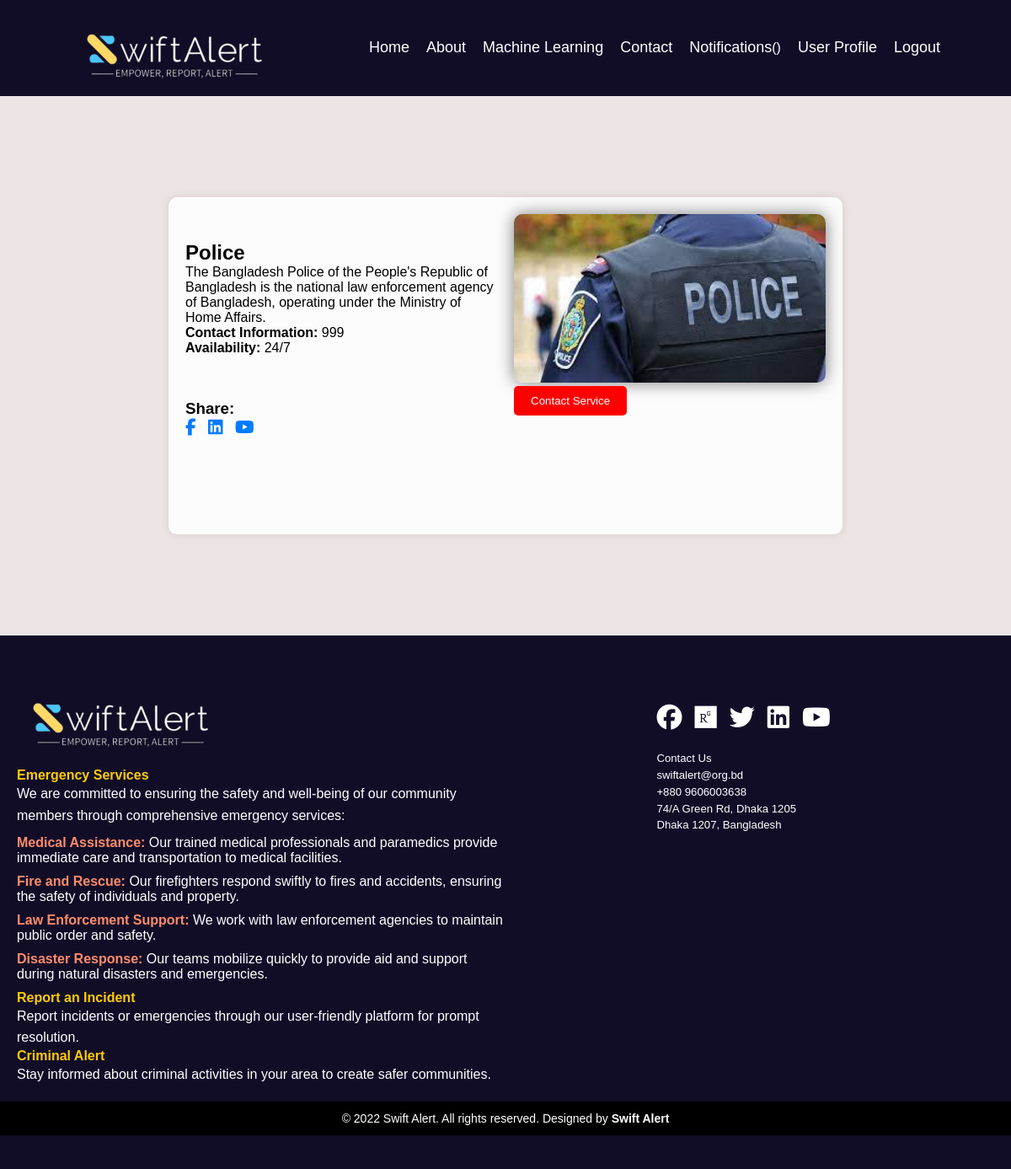
Page /emergency/1/ (signed in) on the committed database.
### myApp/models.py (models this page shows, shortened)
class EmergencyService(models.Model):
    service_type = models.CharField(max_length=100)
    contact_information = models.CharField(max_length=255)
    availability = models.CharField(max_length=50, default="24/7")
    description = models.TextField(default="Emergency Service")
    image = models.ImageField(upload_to='img/%y', default="No Picture")
    email = email = models.EmailField(max_length=255, default="No email")

### myApp/views.py (the view)
# urls.py: path("emergency/<int:service_id>/", views.serviceprofile, name="serviceprofile"),
@login_required
def serviceprofile(request, service_id):
    service = get_object_or_404(EmergencyService, pk=service_id)
    context = {'service': service}
    return render(request, "myApp/serviceprofile.html", context)

### myApp/templates/myApp/serviceprofile.html
{% extends 'navigation_bar.html' %}
{% load static %}
{% block style %}
<link rel="stylesheet" href="{% static 'serproStyle.css' %}">
{% endblock %}
{% block content %}
<div class="container serpro-container">
    <div class="profile-box">
        <div class="profile-content">
            <div class="profile-info">
                <h2>{{ service.service_type }}</h2>
                <p>{{ service.description }}</p>
                <p><strong>Contact Information:</strong> {{ service.contact_information }}</p>
                <p><strong>Availability:</strong> {{ service.availability }}</p>
            </div>
            <div class="profile-image">
                <img src="{{ service.image.url }}" class="profile-pic">
                <a href="mailto:{{ service.email }}"><button type="button">Contact Service</button></a>
            </div>
        </div>
        <div class="social-share">
            <h3>Share:</h3>
            <div class="social-icons">
                <a href="https://www.facebook.com/UAPBDDhaka/"><i class="fab fa-facebook-f"></i></a>
                <a href="https://www.linkedin.com/company/uapbd/"><i class="fab fa-linkedin"></i></a>
                <a href="https://www.youtube.com/channel/UCs_tflvCGMhbWT5FqhXXfig"><i class="fab fa-youtube"></i></a>
            </div>
        </div>
    </div>
</div>
{% endblock %}

### myApp/static/navStyle.css (style rules this page uses)
* { margin: 0px; padding: 0px; box-sizing: border-box; }

### myApp/static/serproStyle.css (style rules this page uses)
* { font-family: 'Gill Sans', 'Gill Sans MT', Calibri, 'Trebuchet MS', sans-serif; }
.serpro-container { min-height: 80vh; display: flex; justify-content: center; background: #ece3e3; }
.profile-box { max-width: 800px; background-color: #fcfcfc; border-radius: 10px; box-shadow: 0 0 10px rgba(0, 0, 0, 0.1); padding: 20px; display: flex; flex-direction: column; margin: 10vw 0; }
.profile-content { display: flex; justify-content: space-between; align-items: center; }
.profile-info { flex: 1; }
.profile-image { flex: 1; margin-left: 20px; height: 200px; }
.profile-pic { width: 100%; height: 100%; border-radius:10px ; box-shadow: 0 0 20px rgba(0, 0, 0, 0.5); -webkit-border-radius:10px ; -moz-border-radius:10px ; -ms-border-radius:10px ; -o-border-radius:10px ; }
button { background-color: red; color: white; border: none; padding: 10px 20px; cursor: pointer; border-radius: 5px; transition: background-color 0.3s; }
.social-share { margin-top: 20px; }
.social-icons a { color: #007bff; text-decoration: none; margin-right: 10px; font-size: 20px; }

### rows in the picture
EmergencyService: service_type "Police", description "The Bangladesh Police of the People's Republic of Bangladesh is the national law enforcement agency of Bangladesh, operating under the Ministry of Home Affairs.", contact_information "999", availability "24/7", image (picture)
